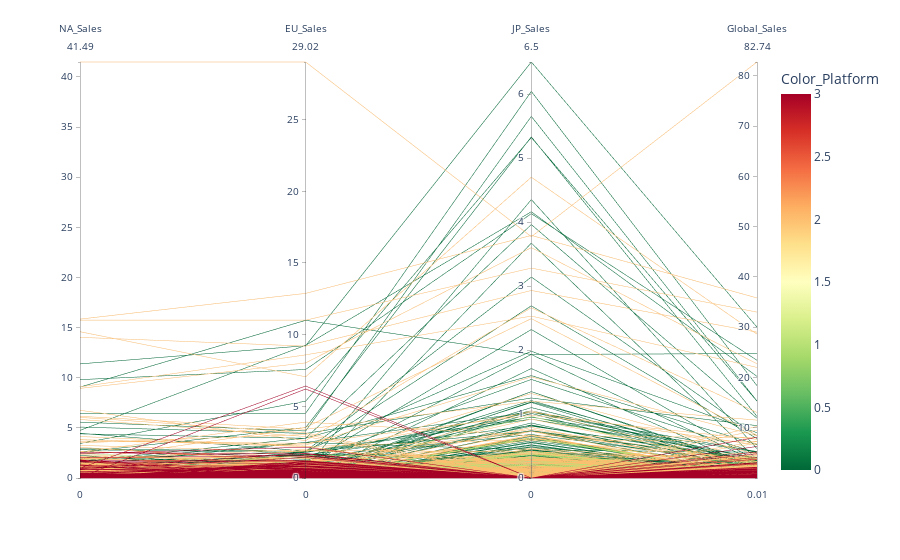

The cell this chart's notebook holds for it:
### Markdown cell above
# Parallel

### Code cell
import plotly.express as px

map_color_genre = {
    "Action": 0,
    "Adventure": 1, 
    'Fighting': 2,
    'Misc': 3,
    'Platform': 4,
    'Puzzle': 5,
    'Racing': 6,
    'Role-Playing': 7,
    'Shooter': 8,
    'Simulation':9,
    'Sports': 10,
    'Strategy': 11
}

map_color_platform = {
    "DS": 0,
    "PSP": 1, 
    "Wii": 2,
    "PC": 3,
}

GLO_DF["Color_Genre"] = GLO_DF["Genre"].map(map_color_genre)
df["Color_Genre"] = df["Genre"].map(map_color_genre)

GLO_DF["Color_Platform"] = GLO_DF["Platform"].map(map_color_platform)
df["Color_Platform"] = df["Platform"].map(map_color_platform)

fig = px.parallel_coordinates(df, color="Color_Platform",
                              dimensions=["NA_Sales", "EU_Sales", "JP_Sales", "Global_Sales"],
                              color_continuous_scale=px.colors.diverging.RdYlGn_r,
)
fig.show()

### Figure 1 — Plotly figure (JSON) as saved in the notebook; plotly's stock layout.template omitted (floating-point values rounded to 4 significant figures; data arrays with more than 128 entries replaced by an {"elided": "..."} marker saying what was removed)
{"data": [{"dimensions": [{"label": "NA_Sales", "values": {"elided": "2456 float values"}}, {"label": "EU_Sales", "values": {"elided": "2456 float values"}}, {"label": "JP_Sales", "values": {"elided": "2456 float values"}}, {"label": "Global_Sales", "values": {"elided": "2456 float values"}}], "domain": {"x": [0, 1], "y": [0, 1]}, "line": {"color": {"elided": "2456 int values"}, "coloraxis": "coloraxis"}, "name": "", "type": "parcoords"}], "layout": {"coloraxis": {"colorbar": {"title": {"text": "Color_Platform"}}, "colorscale": [[0, "rgb(0,104,55)"], [0.1, "rgb(26,152,80)"], [0.2, "rgb(102,189,99)"], [0.3, "rgb(166,217,106)"], [0.4, "rgb(217,239,139)"], [0.5, "rgb(255,255,191)"], [0.6, "rgb(254,224,139)"], [0.7, "rgb(253,174,97)"], [0.8, "rgb(244,109,67)"], [0.9, "rgb(215,48,39)"], [1, "rgb(165,0,38)"]]}, "legend": {"tracegroupgap": 0}, "margin": {"t": 60}}}
